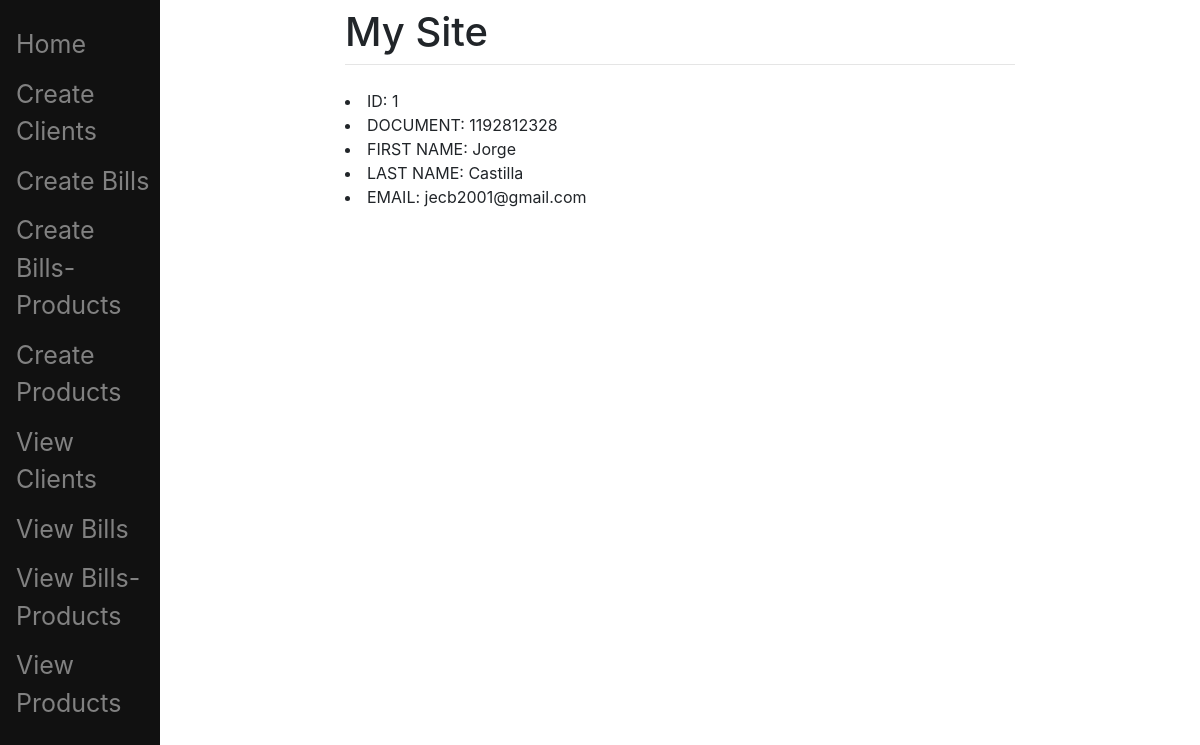
The app's page /client/1 (signed in) with its own data.
### blog/models.py (models this page shows, shortened)
class Client(models.Model):
    id = models.PositiveIntegerField(primary_key = TRUE)
    document = models.PositiveIntegerField()
    first_name = models.CharField(max_length=50)
    last_name = models.CharField(max_length=50)
    email = models.EmailField(max_length=254)

### pages/views.py (the view)
# urls.py: path('client/<int:id>', views.client_view, name='client'),
def client_view(request,*args,**kwargs): #Contact page view
    client = Client.objects.get(id=kwargs['id'])
    return render(request, "main/clients.html", {"client":client})

### templates/main/clients.html (shortened to what this page needs)
{% extends "main/base.html" %}
{% block content %}
    <li>ID: {{client.id}}</li>
    <li>DOCUMENT: {{client.document}}</li>
    <li>FIRST NAME: {{client.first_name}}</li>
    <li>LAST NAME: {{client.last_name}}</li>
    <li>EMAIL: {{client.email}}</li>
{% endblock %}

### records on screen
Client: id "1", document "1192812328", first_name "Jorge", last_name "Castilla", email "jecb2001@gmail.com"
